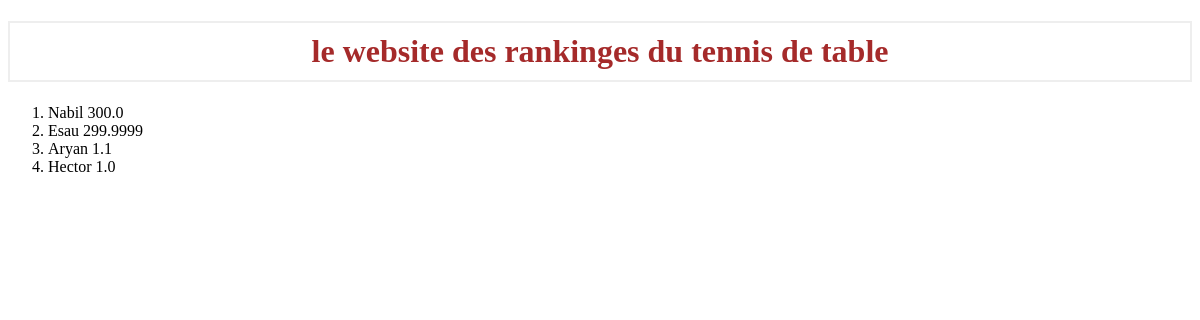
Before: / with the older database file.
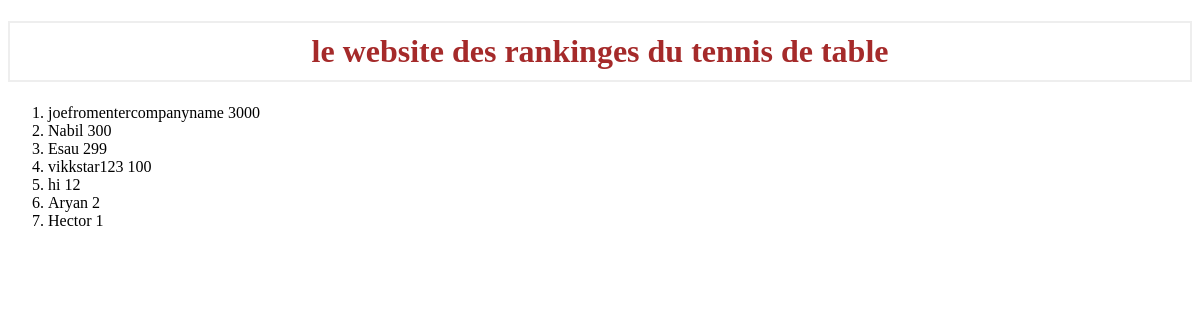
After: the same page with the newer database file.
### tables this page shows
CREATE TABLE players (
    'name' TEXT PRIMARY KEY,
    'elo' INTEGER NOT NULL
);

### app.py (the view)
@app.route('/')
def index():
    con = get_db_connection()
    players = con.execute('SELECT * FROM players ORDER BY elo DESC').fetchall()
    con.close()
    return render_template('index.html', players=players)

### app.py (called while the page is built)
def get_db_connection():
    con = sqlite3.connect('database.db')
    con.row_factory = sqlite3.Row
    return con

### templates/index.html (shortened to what this page needs)
<!DOCTYPE html>
<html lang="en">
    <head>
        <link rel="stylesheet" href="{{ url_for('static', filename= 'css/style.css') }}">
    </head>
    <body>
        <h1>le website des rankinges du tennis de table</h1>
        <ol>
            {% for player in players %}
                <li>{{ player['name'] }} {{ player['elo'] }}</li>
            {% endfor %}
        </ol>
    </body>
</html>

### static/css/style.css (style rules this page uses)
h1 { border: 2px #eee solid; color: brown; text-align: center; padding: 10px; }

Changed rows visible on the page:
added players: name "joefromentercompanyname", elo "3000"
computed for players "Nabil": elo "300.0" → "300"
changed players "Esau": elo "299.9999" → "299"
added players: name "vikkstar123", elo "100"
added players: name "hi", elo "12"
changed players "Aryan": elo "1.1" → "2"
computed for players "Hector": elo "1.0" → "1"
